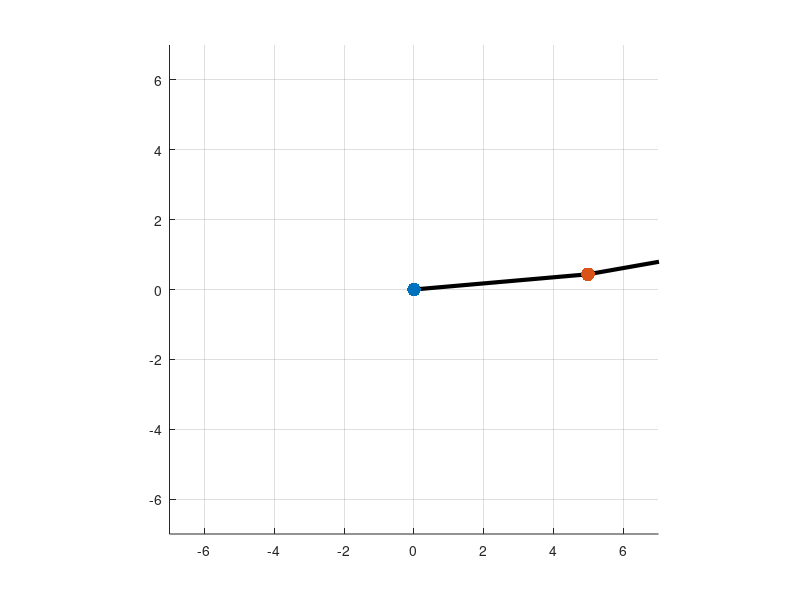

Here is the MATLAB script that generated this plot:
clc
clear
close all

l1 = input("Introduce la longitud del eslabon 1 [m]: ");
theta1 = input("Introduce el angulo inicial de la base [grados]: ");

l2 = input("Introduce la longitud del eslabon 2 [m]: ");
theta2 = input("Introduce el angulo inicial del codo [grados]: ");

theta1_final = input("Introduce el angulo final de la base [grados]: ");
theta2_final = input("Introduce el angulo final del codo [grados]: ");

% MOVIMIENTO DEL PUNTO 1 (BASE)
for angulo1 = theta1:5:theta1_final

    clf
    hold on

    t1 = angulo1*pi/180;
    t2 = theta2*pi/180;

    x1 = l1*cos(t1);
    y1 = l1*sin(t1);

    x2 = x1 + l2*cos(t1+t2);
    y2 = y1 + l2*sin(t1+t2);

    line([0 x1],[0 y1],[0 0], ...
        "Color","black","LineWidth",3);

    line([x1 x2],[y1 y2],[0 0], ...
        "Color","black","LineWidth",3);

    scatter(0,0,100,"filled");
    scatter(x1,y1,100,"filled");
    scatter(x2,y2,100,"filled");

    axis equal
    xlim([-7 7])
    ylim([-7 7])
    grid on

    title("Movimiento del eslabon de la base")

    pause(0.1)
end


% MOVIMIENTO DEL CODO
for angulo2 = theta2:5:theta2_final

    clf
    hold on

    % Convertir grados a radianes
    t1 = theta1_final*pi/180;
    t2 = angulo2*pi/180;

    x1 = l1*cos(t1);
    y1 = l1*sin(t1);

    x2 = x1 + l2*cos(t1+t2);
    y2 = y1 + l2*sin(t1+t2);

    line([0 x1],[0 y1],[0 0], ...
        "Color","black","LineWidth",3);

    line([x1 x2],[y1 y2],[0 0], ...
        "Color","black","LineWidth",3);

    scatter(0,0,100,"filled");
    scatter(x1,y1,100,"filled");
    scatter(x2,y2,100,"filled");

    axis equal
    xlim([-7 7])
    ylim([-7 7])
    grid on

    pause(0.1)
end
